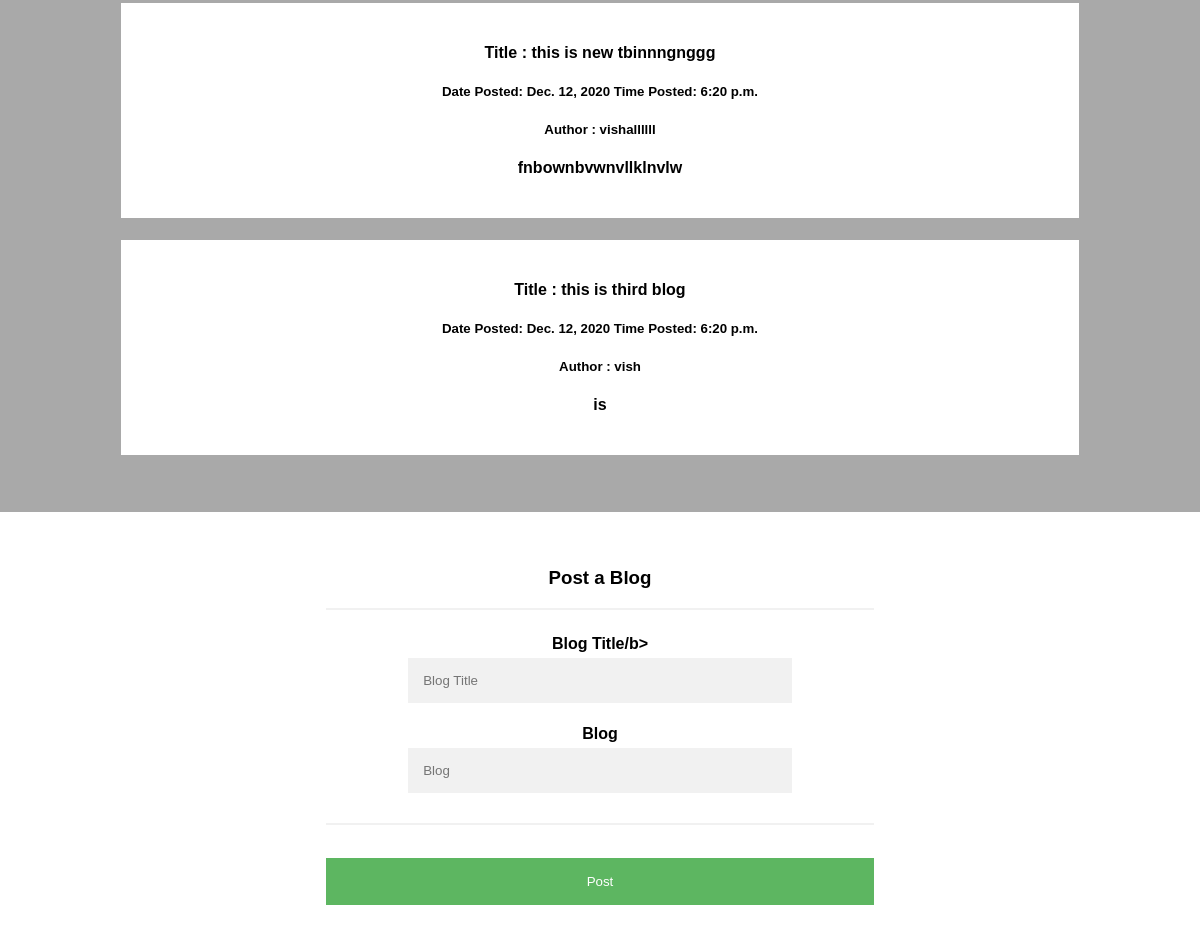
The app's page /blog/ (signed in, lower part), older data.
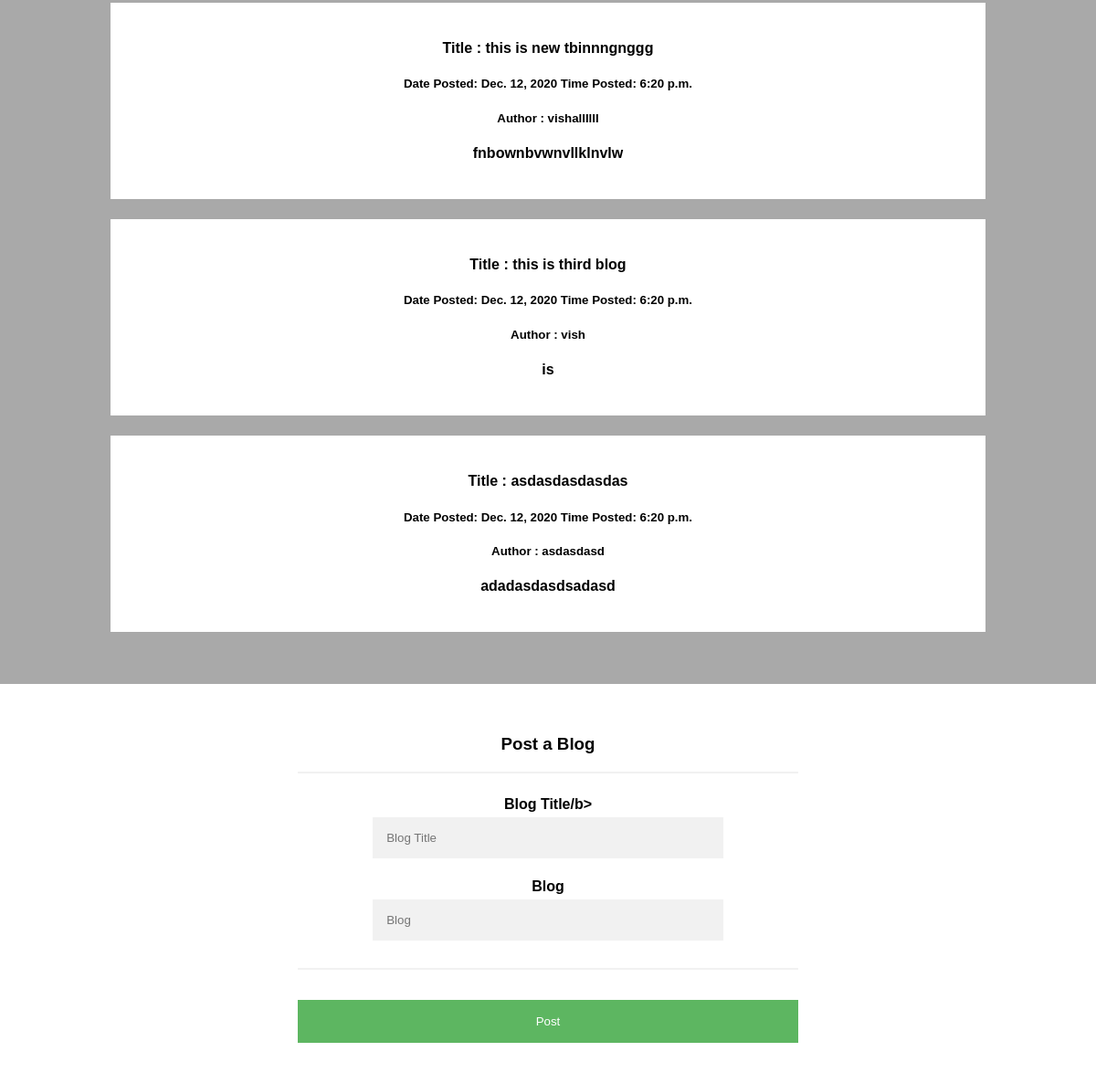
The same page, newer data.
### blog/models.py (models this page shows, shortened)
class BlogDetails(models.Model):
    blog_title = models.CharField(max_length=30)
    blog_details = models.TextField(max_length=200)
    date = models.DateField()
    time = models.TimeField()
    blog_author = models.CharField(max_length=20)

### blog/views.py (the view)
# urls.py: path('', views.blog, name='blog'),
def blog(request):
        if request.method == 'POST':
                blog_title = request.POST.get('blog_title')
                blog_author = request.user
                blog_details = request.POST.get('blog_details')
                c = BlogDetails(blog_title=blog_title,blog_author=blog_author,blog_details=blog_details, date='2020-12-12', time ='18:20')
                c.save()
                blog = BlogDetails.objects.all
                return render(request, 'blog/blog.html', {'blog': blog})
        else:
                blog = BlogDetails.objects.all
                return render(request, 'blog/blog.html', {'blog' : blog})

### blog/templates/blog/blog.html (shortened to what this page needs)
{% extends 'base.html' %}
{% block content %}
{% if user.is_authenticated %}
<body>
{% for blog in blog %}
  <div class="row">
    <div class="leftcolumn">
      <div class="card">
        <h4>Title : {{ blog.blog_title }}</h4>
        <h5>Date Posted: {{ blog.date }} Time Posted: {{ blog.time }}</h5>
        <h5>Author : {{ blog.blog_author }}</h5>
          <h4><p>{{ blog.blog_details }}</p></div></h4>
      </div>
  </div>
{% endfor %}
<br><br>
  <div>
    <div>
        <div class="card">
      <form action="{% url 'blog' %}" method="POST">
  <div class="container">
    <h3>Post a Blog</h3>
    <hr>
    <label for="email"><b>Blog Title/b></label><br>
    <input type="text" placeholder="Blog Title" name="blog_title" id="email" required><br>
    <label for="psw-repeat"><b>Blog</b></label><br>
    <input type="textarea" placeholder="Blog" name="blog_details" id="psw-repeat" required><br>
    <hr>
    <button type="submit" class="registerbtn">Post</button>
  </div>
      </div>
    </div>
  </div>
</div>
</body>
{% else %}
<p>Please Sign in to checkout Blogs</p>
{% endif %}
{% endblock %}

Row changes from the older to the newer data that the page shows:
added BlogDetails: blog_title "asdasdasdasdas", date "Dec. 12, 2020", time "6:20 p.m.", blog_author "asdasdasd", blog_details "adadasdasdsadasd"
